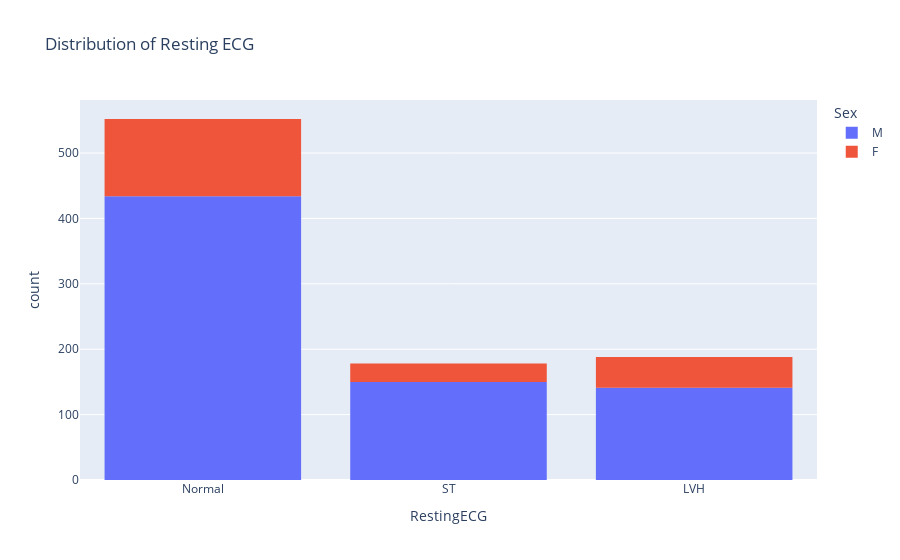

Notebook code cell kept with this figure:
### Code cell
fig=px.histogram(data,
                 x="RestingECG",
                 color='Sex',
                 hover_data=data.columns,
                 title="Distribution of Resting ECG")
fig.show()

### Figure 1 — Plotly figure (JSON) as saved in the notebook; plotly's stock layout.template omitted (floating-point values rounded to 4 significant figures; data arrays with more than 128 entries replaced by an {"elided": "..."} marker saying what was removed)
{"data": [{"alignmentgroup": "True", "bingroup": "x", "hovertemplate": "Sex=M<br>RestingECG=%{x}<br>count=%{y}<extra></extra>", "legendgroup": "M", "marker": {"color": "#636efa", "pattern": {"shape": ""}}, "name": "M", "offsetgroup": "M", "orientation": "v", "showlegend": true, "type": "histogram", "x": {"elided": "725 str values"}, "xaxis": "x", "yaxis": "y"}, {"alignmentgroup": "True", "bingroup": "x", "hovertemplate": "Sex=F<br>RestingECG=%{x}<br>count=%{y}<extra></extra>", "legendgroup": "F", "marker": {"color": "#EF553B", "pattern": {"shape": ""}}, "name": "F", "offsetgroup": "F", "orientation": "v", "showlegend": true, "type": "histogram", "x": {"elided": "193 str values"}, "xaxis": "x", "yaxis": "y"}], "layout": {"barmode": "relative", "legend": {"title": {"text": "Sex"}, "tracegroupgap": 0}, "title": {"text": "Distribution of Resting ECG"}, "xaxis": {"anchor": "y", "domain": [0, 1], "title": {"text": "RestingECG"}}, "yaxis": {"anchor": "x", "domain": [0, 1], "title": {"text": "count"}}}}
